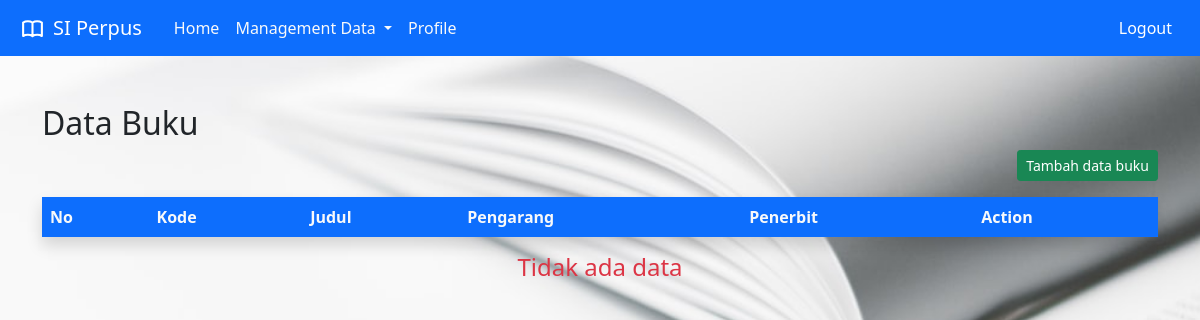
The app's page /buku/main.php (signed in), older data.
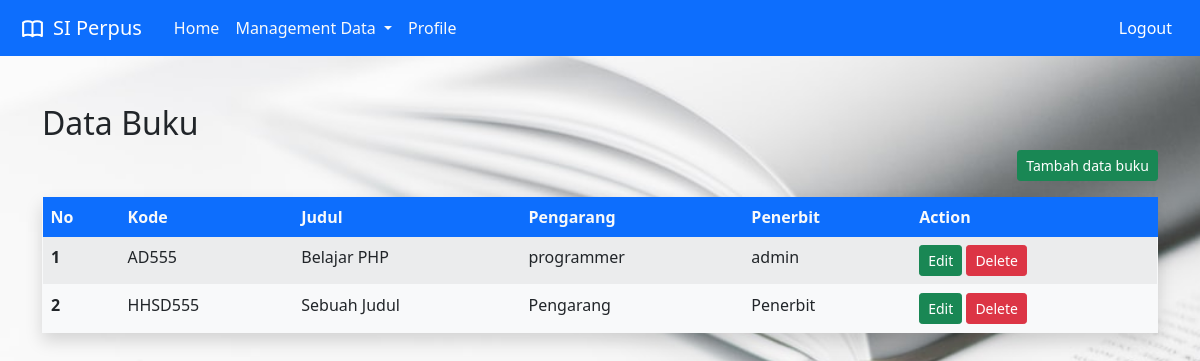
The same page, newer data.
### tables this page shows
CREATE TABLE `tb_buku` (
  `kode` varchar(10) NOT NULL,
  `judul` varchar(191) NOT NULL,
  `pengarang` varchar(191) NOT NULL,
  `penerbit` varchar(191) NOT NULL
);

### buku/main.php (the view, shortened to what this page needs)
<?php
include '../header.php';
include '../navbar.php';
include '../koneksi.php';
$sql = "SELECT *FROM tb_buku";
$data = mysqli_query($konek, $sql);
?>
<div class="container my-4">
    <br>
    <h2>Data Buku</h2>
    <p class="d-flex justify-content-end">
        <button class="btn btn-sm btn-success" type="button" data-bs-toggle="collapse" data-bs-target="#addBuku" aria-expanded="false" aria-controls="addBuku">
            Tambah data buku
        </button>
    </p>
    <table class="table table-striped border border-light shadow">
        <thead class="bg-primary">
            <tr class="text-light" style="border-style: hidden !important;">
                <th scope="col">No</th>
                <th scope="col">Kode</th>
                <th scope="col">Judul</th>
                <th scope="col">Pengarang</th>
                <th scope="col">Penerbit</th>
                <th scope="col">Action</th>
            </tr>
        </thead>
        <tbody class="bg-light">
            <?php
            $i = 1;
            if (mysqli_num_rows($data) > 0) {
                while ($row = mysqli_fetch_assoc($data)) {
                    $kode = $row['kode'];
                    $judul = $row['judul'];
                    $pengarang = $row['pengarang'];
                    $penerbit = $row['penerbit'];
            ?>
                    <tr>
                        <th scope="row"><?= $i++ ?></th>
                        <td><?= $kode ?></td>
                        <td><?= $judul ?></td>
                        <td><?= $pengarang ?></td>
                        <td><?= $penerbit ?></td>
                        <td>
                            <a href="edit.php?kode=<?= $kode ?>" class="btn btn-sm btn-success">Edit</a>
                            <a href="delete.php?kode=<?= $kode ?>" onclick="return confirm('Apakah anda yakin ingin menghapusnya?')" class="btn btn-sm btn-danger">Delete</a>
                        </td>
                    </tr>
            <?php }
            } else {
                $kosong = "<h4 class='d-flex justify-content-center text-danger'>Tidak ada data</h4>";
            }
            ?>
        </tbody>
    </table>
    <?= $kosong ?? '' ?>
</div>
<?php include '../footer.php'; ?>

Row changes from the older to the newer data that the page shows:
added tb_buku: kode "AD555", judul "Belajar PHP", pengarang "programmer", penerbit "admin"
added tb_buku: kode "HHSD555", judul "Sebuah Judul", pengarang "Pengarang", penerbit "Penerbit"
Text that changed along with them:
text no longer shown: "Tidak ada data"
